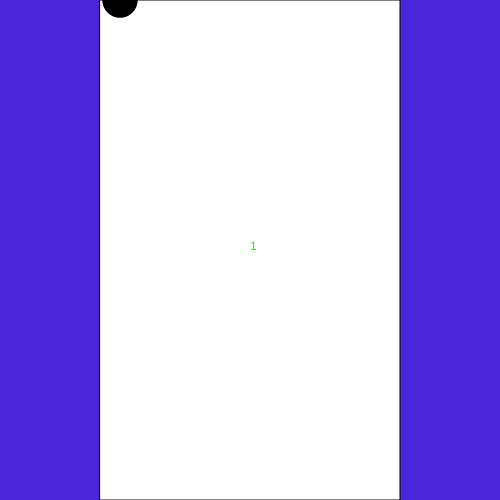
Frame 1 (no input)
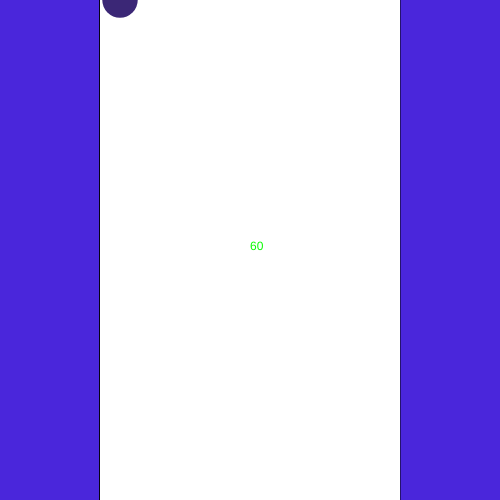
Frame 60 (no input)
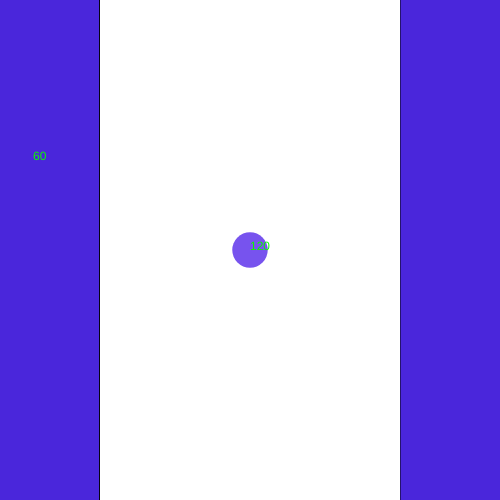
Frame 120 (the mouse pressed at the canvas centre since frame 60)

The p5.js sketch that drew these frames (run headless with seeded random() and noise() and a simulated clock; from frame 60 on, the mouse is pressed at the canvas centre):

// p5.js sketch
// ── sketch.js
var r=0;
var g=0;
var b= 0;
var w = 30;
var h = 30;

function setup() {
  createCanvas(500, 500);
  frameRate(30);
  //background
  background(74, 38, 219);
}

function draw() {
  
  
  
  //can
  fill(255);
  rect(100,0,300,500);
  
  
  //walls
  let leftWall = 120
  let rightWall = 380
  let xc = constrain(mouseX, leftWall, rightWall);
  let xy = constrain(pmouseX, leftWall, rightWall);
  
  
  //draw walls
  noStroke();
  line(leftWall, 0, leftWall, height);
  line(rightWall, 0, rightWall, height);

  //bubbles
  fill(r,g,b);
  ellipse(xc, mouseY,35.5, 35.5);
  print("(" + xc + ", " + mouseY + ")");
  print(pmouseX + ' -> ' + mouseX);
  
  
  //colored bubbles
  r = (r + 1) % 256;
  g = (g + 5) % 256;
  b = (b + 2) % 256;
  
  //number of bubbles
  fill(10,250,0);
  text(frameCount, width / 2, height / 2);
}
function mousePressed(){
  
  let minX = 33
  let minY = 160
  text(min(frameCount), minX, minY);
  loop();
}

function mouseReleased() {
  
  print(frameCount)
  let maxX = 33;
  let maxY = 80;
  text(max(frameCount), maxX, maxY);
  noLoop();
}
